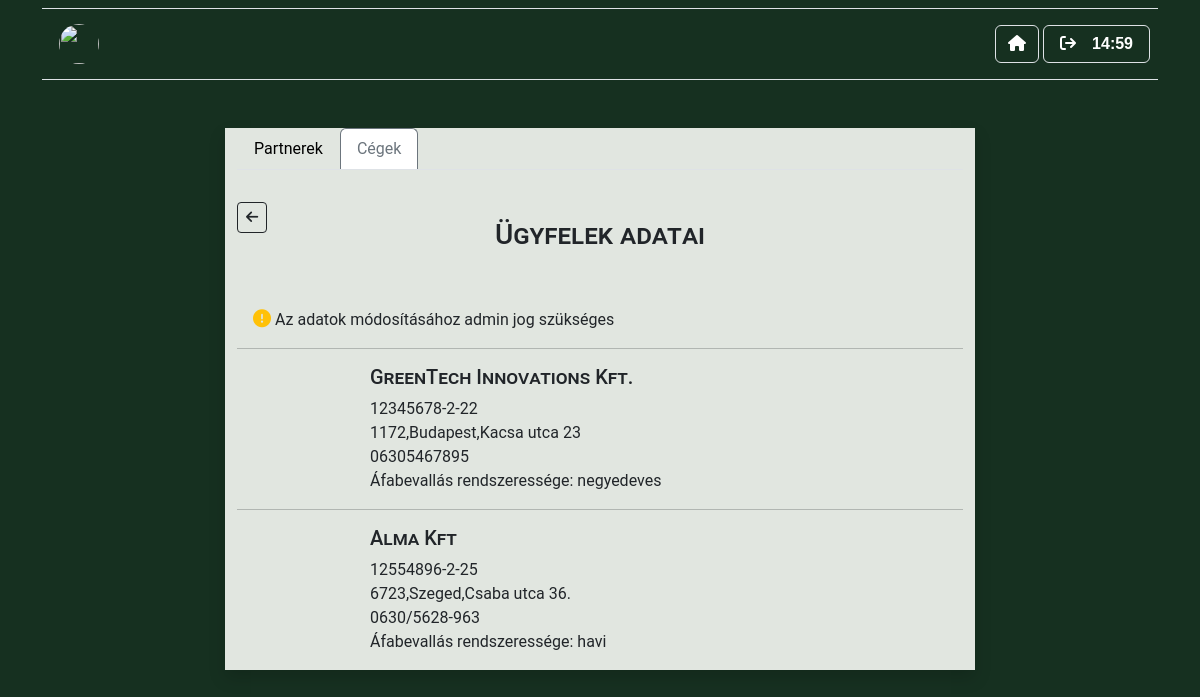
The page /php/cegek.php on the database as committed earlier.
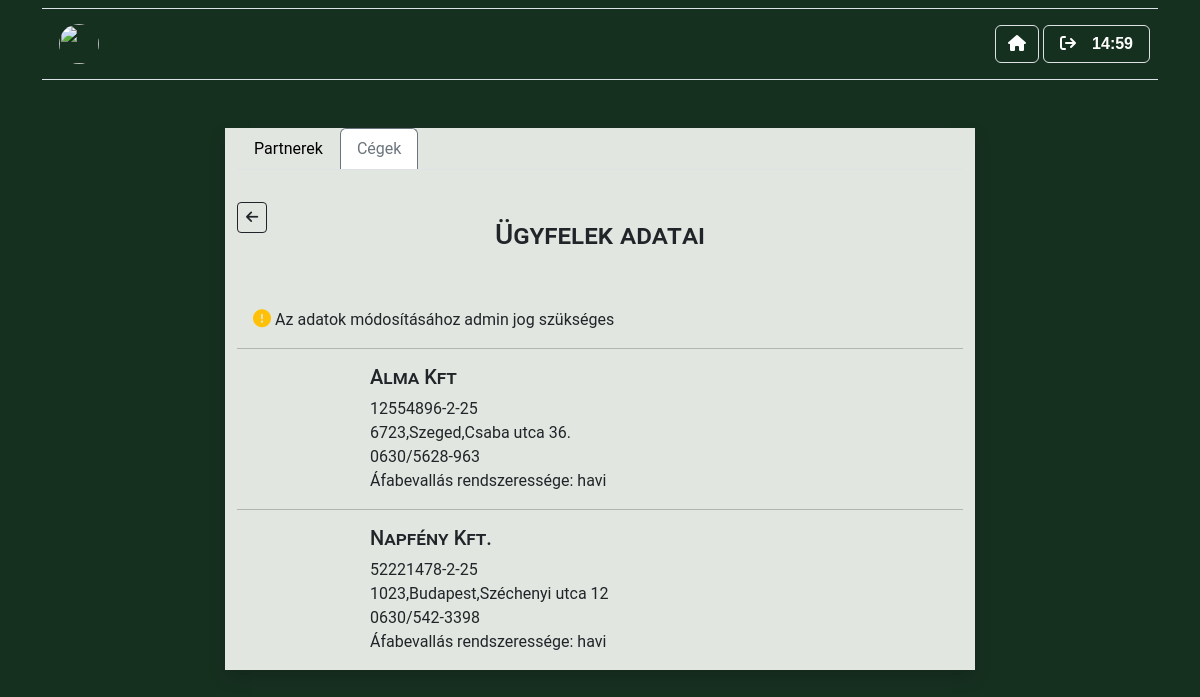
The same page on the database as committed later.
### tables this page shows
CREATE TABLE `ceg` (
  `adoszam` varchar(13) NOT NULL,
  `nev` varchar(150) NOT NULL,
  `elerhetoseg` varchar(150) NOT NULL,
  `cim` varchar(250) NOT NULL,
  `afabevallas` varchar(150) NOT NULL,
  `felhasznalo_id` int(11) NOT NULL
);

### php/oop/Connection.php (called while the page is built, shortened)
<?php
class Connection
{
    protected $host = "localhost";
    protected $dbname = "novabooks";
    protected $user = "root";
    protected $pass = "";
    protected $DBH;
    function __construct(){
        try {
            $this->DBH = new \PDO("mysql:host=$this->host;dbname=$this->dbname", $this->user, $this->pass);
        } catch (\PDOException $e) {
            echo $e->getMessage();
        }
    }
    public function getData($sql, $params = []) {
        try {
            $query = $this->DBH->prepare($sql);
            $query->execute($params);
            return $query->fetchAll(\PDO::FETCH_ASSOC);
        } catch (\PDOException $e) {
            die("Hiba az adat lekérdezésekor: " . $e->getMessage());
        }
    }
}

### php/cegek.php (the view, shortened to what this page needs)
<?php
require('oop/Connection.php');
$connection = new Connection();
$ugyfellista = $connection->getData("SELECT * FROM ceg");
?>
<!DOCTYPE html>
<html lang="en">
<head>
    <link href="https://cdn.jsdelivr.net/npm/bootstrap@5.3.2/dist/css/bootstrap.min.css" rel="stylesheet">
    <link rel="stylesheet" href="../style.css">
</head>
<body>
    <?php include('navbar.php') ?>
    <div id="contentContainer" class="suppinvoice container mx-auto m-5 shadow" style="max-width:750px; background-color: rgba(225, 230, 224);">
        <ul class="nav nav-tabs">
            <li class="nav-item">
                <a class="nav-link text-black" aria-current="page" href="ugyfelek.php">Partnerek</a>
            </li>
            <li class="nav-item">
                <a class="nav-link active text-secondary border-bottom-0 border-secondary" href="cegek.php">Cégek</a>
            </li>
        </ul>
        <div class="row pt-3">
            <div class="col-1 pt-3">
                <a href="homepage.php" class="btn btn-outline-dark btn-sm mb-2"><i class="fa-solid fa-arrow-left"></i></a>
            </div>
            <div class="col mx-auto text-center pt-3 mt-3">
                <h3>Ügyfelek adatai</h3>
            </div>
            <div class="col-1"></div>
        </div>
        <div class="row mx-auto mt-5">
        <div class="">
            <p><i class="fa-solid fa-circle-exclamation mx-1 text-warning" style="font-size:18px;"></i>Az adatok módosításához admin jog szükséges</p>
        </div>
            <?php foreach ($ugyfellista as $ugyfel) : ?>
                <hr>
                <div class="col-2"></div>
                <div class="col-6 mb-3">
                    <h5><?= $ugyfel["nev"] ?></h5>
                    <span><?= $ugyfel["adoszam"] ?></span><br>
                    <span><?= $ugyfel["cim"] ?></span><br>
                    <span><?= $ugyfel["elerhetoseg"] ?></span><br>
                    <span">Áfabevallás rendszeressége: <?= $ugyfel["afabevallas"] ?></span>
                </div>
            <?php endforeach; ?>
        </div>
    </div>
</body>
</html>

Rows that differ between the two databases and show on the page:
removed ceg: nev "GreenTech Innovations Kft.", adoszam "12345678-2-22", cim "1172,Budapest,Kacsa utca 23", elerhetoseg "06305467895", afabevallas "negyedeves"
added ceg: nev "Napfény Kft.", adoszam "52221478-2-25", cim "1023,Budapest,Széchenyi utca 12", elerhetoseg "0630/542-3398", afabevallas "havi"
